Frame 1 (no input): blank canvas, image omitted
Frame 60 (no input): blank canvas, image omitted
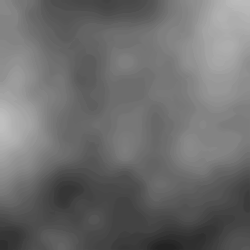
Frame 120 (the mouse pressed at the canvas centre since frame 60)

The p5.js sketch whose frames 1 and 60 were blank and that drew this single picture after the mouse press (run headless with seeded random() and noise() and a simulated clock; from frame 60 on, the mouse is pressed at the canvas centre):

// p5.js sketch
// ── sketch.js
function setup() {
  createCanvas(250, 250);

  describe('A gray cloudy pattern that changes.');
}

function draw() {
  // Set the noise level and scale.
  let noiseLevel = 255;
  let noiseScale = 0.008;

  // Iterate from top to bottom.
  for (let y = 0; y < 250; y += 1) {
    // Iterate from left to right.
    for (let x = 0; x < width; x += 1) {
      // Scale the input coordinates.
      
      let mx = map(mouseX, 0, 255, 0, 100);
      let my = map(mouseY, 0, 255, 0, 100);
      
      let nx = noiseScale * x;
      let ny = noiseScale * y;
      let nt = noiseScale * frameCount * mx / my;

      // Compute the noise value.
      let c = noiseLevel * noise(nx, ny, nt);

      // Draw the point.
      stroke(c);
      point(x, y);
    }
  }
}
// ── style.css
body {
  background: rgb(54, 53, 53);
  display: flex;
  justify-content: center;
  align-items: center;
}
canvas {
  border: 6px solid black;
  border-radius: 3px;
}
